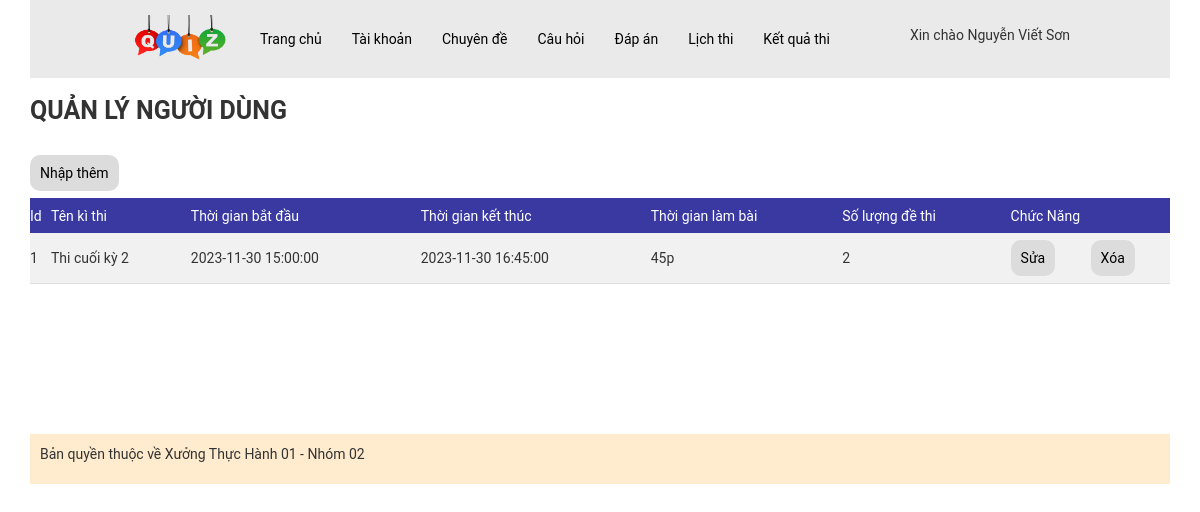
/WebThiTracNghiem/admin/index.php?act=dslt (signed in), run on the app's committed database.
### tables this page shows
CREATE TABLE `lichthi` (
  `id` int NOT NULL,
  `name` varchar(255) NOT NULL COMMENT 'Tên lịch thi(tên kì thi)',
  `time_start` datetime NOT NULL COMMENT 'TG bắt đầu làm bài',
  `time_end` datetime NOT NULL COMMENT 'TG kết thúc làm bài',
  `time` int NOT NULL COMMENT 'TG làm bài (vd: 45p)',
  `so_de_thi` int NOT NULL COMMENT 'Số lượng đề thi'
);

### WebThiTracNghiem/model/pdo.php (called while the page is built, shortened)
<?php
function pdo_get_connection(){
    $servername = "localhost";
    $username = "root";
    $password = "";
    try {
        $conn = new PDO("mysql:host=$servername;dbname=xuongth01_02", $username, $password);
        $conn->setAttribute(PDO::ATTR_ERRMODE, PDO::ERRMODE_EXCEPTION);
        return $conn;
    } catch(PDOException $e) {
        echo "Connection failed: " . $e->getMessage();
    }
}
function pdo_query($sql){
    $sql_args=array_slice(func_get_args(),1);
    try{
        $conn=pdo_get_connection();
        $stmt=$conn->prepare($sql);
        $stmt->execute($sql_args);
        $rows=$stmt->fetchAll();
        return $rows;
    }
    catch(PDOException $e){
        throw $e;
    }
    finally{
        unset($conn);
    }
}
?>

### WebThiTracNghiem/model/lichthi.php (called while the page is built, shortened)
<?php
function loadall_lichthi()
{
    $sql = "select * from lichthi";
    $result = pdo_query($sql);
    return $result;
}

### WebThiTracNghiem/admin/lichthi/list-lichthi.php (the view)
<div class="content-boder-user">
    <div class="title-boder-top-user">
        <p>QUẢN LÝ NGƯỜI DÙNG</p>
    </div>
    <br>
    <div class="add-user">
        <a href="?act=addlt">
            Nhập thêm
        </a>
    </div>
    <div class="main-user">
        <table>
            <thead>
                <tr>
                    <td>Id</td>
                    <td>Tên kì thi</td>
                    <td>Thời gian bắt đầu</td>
                    <td>Thời gian kết thúc</td>
                    <td>Thời gian làm bài </td>
                    <td>Số lượng đề thi</td>
                    <td colspan="2">Chức Năng</td>
                </tr>
            </thead>
            <tbody>
                <?php foreach ($dslt as $key => $value) : ?>
                    <tr>
                        <td><?php echo $value['id'] ?></td>
                        <td><?php echo $value['name'] ?></td>
                        <td><?php echo $value['time_start'] ?></td>
                        <td><?php echo $value['time_end'] ?></td>
                        <td><?php echo $value['time'] ?>p</td>
                        <td><?php echo $value['so_de_thi'] ?></td>
                        <td><a href="?act=editlt&idlt=<?php echo $value['id'] ?>">Sửa</a> </td>
                        <td><a href="?act=deletelt&idlt=<?php echo $value['id'] ?>">Xóa</a></td>
                    </tr>
                <?php endforeach; ?>
            </tbody>
        </table>
    </div>
</div>

### WebThiTracNghiem/assets/css/style.css (style rules this page uses)
* { padding: 0px; margin: 0px; font-family: roboto; }
.content-boder-user .title-boder-top-user p { padding: 15px 0px; margin: 0px; font-size: 25px; font-weight: bolder; }
.content-boder-user .main-user table { width: 100%; margin-top: 15px; background: rgba(235, 235, 235, 0.68); border-collapse: collapse; }
.content-boder-user .main-user table a,.add-user a { background: rgb(220 220 220); padding: 10px; color: black; text-decoration: none; border-radius: 10px; }
.content-boder-user .main-user table thead tr td { background: #3939a1; color: white; padding: 0; margin: 0; height: 35px; }
.content-boder-user .main-user table tbody tr td { line-height: 50px; border-bottom: 1px solid rgb(222, 222, 222); }

### data on the page
lichthi: id "1", name "Thi cuối kỳ 2", time_start "2023-11-30 15:00:00", time_end "2023-11-30 16:45:00", time "45", so_de_thi "2"

### other printed values
$_SESSION['user']['fullname'] "Nguyễn Viết Sơn"
